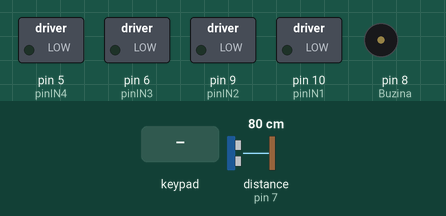
Recording of a sketch running on a simulated Arduino Uno, built with avr-gcc and run on an emulated ATmega328P. Parts: switched loads named in the sketch (green lamp = pin HIGH), buzzer (waves = sounding, pin HIGH). The inputs (shaded band) are chosen by the test bench; at power-on: distance to the obstacle (sensor on pin 7) 80 cm. The echo pulse lasts 58.3 µs per cm.

Above: at 1.2 s.
1.3 s: key '+' pressed
At 1.55 s:
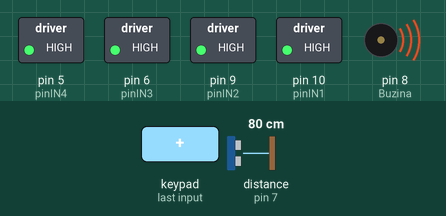
At 2.1 s:
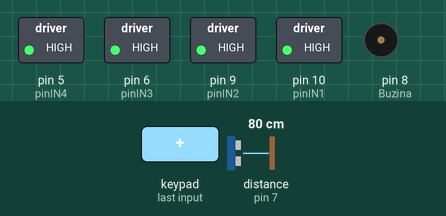
Timing chart, 0 to 4.3 s (numbered marks = the images above; inputs shaded):
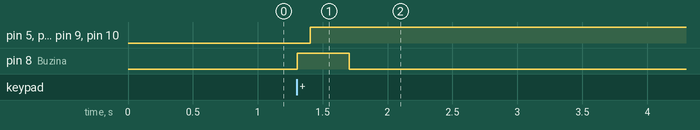

Measured:
- after the input at 1.3 s, pin 5 (pinIN4), pin 6 (pinIN3), pin 9 (pinIN2), pin 10 (pinIN1): LOW → HIGH after 0.10 s; pin 8 (Buzina): LOW → HIGH at once, → LOW 0.40 s later

The sketch:

DemonCarSketch.ino
```cpp
#include <Dabble.h>

//Sensor Sonico
#include <Ultrasonic.h>

//baixe e instale a biblioteca
//https://github.com/MakerHero/Ultrasonic

#define pino_trigger 11
#define pino_echo 7
Ultrasonic ultrasonic(pino_trigger, pino_echo);

//LCD
//#include <Wire.h>
//#include <LiquidCrystal_I2C.h>
//LiquidCrystal_I2C lcd(0x27,20,4);  // set the LCD address to 0x27 for a 16 chars and 2 line display
//#define INCLUDE_TERMINAL_MODULE
//String Serialdata = "";
//bool dataflag = 0;

#define pinIN1 10
#define pinIN2 9
#define pinIN3 6
#define pinIN4 5
#define Buzina 8
#define CUSTOM_SETTINGS
#define INCLUDE_GAMEPAD_MODULE

#define SensorGas A0

//#define Led 7

int StatusLed = 0;

int pDireita  = 100;
int pEsquerda = 100;

boolean SensorON = false;
boolean botaoAntSensor = HIGH;
boolean botaoSensor   = HIGH;


boolean botaoAnt = HIGH;
boolean botao    = HIGH;
boolean botao1 = false;

void setup() {
  pinMode(pinIN1, OUTPUT);
  pinMode(pinIN2, OUTPUT);
  pinMode(pinIN3, OUTPUT);
  pinMode(pinIN4, OUTPUT);
  pinMode(Buzina, OUTPUT);
  pinMode(SensorGas, INPUT);
  //pinMode(Led, OUTPUT);
  Dabble.begin(9600);
  //Serial.begin(9600);


  //LCD
  //lcd.init();
  //lcd.backlight();
  //lcd.setCursor(3,0);
  //lcd.print("Demon Car");
  //Serial.begin(9600);
}


void loop()
{
    Dabble.processInput();

    if (GamePad.isStartPressed())
    {
      botao = 1;
      digitalWrite(Buzina, HIGH);
      delay(100);
      digitalWrite(Buzina, LOW);
    }
    else
    {
      botao = 0;
    }

    if (GamePad.isSquarePressed())
    {
        //StatusLed = !StatusLed;
        //digitalWrite(Led, StatusLed);
    }

    if (botao && (botao != botaoAnt))
    {
      botao1 = !botao1;
    }
    botaoAnt = botao;

    if (botao1)
    {
        digitalWrite(pinIN1, HIGH);
        digitalWrite(pinIN2, HIGH);
        digitalWrite(pinIN3, HIGH);
        digitalWrite(pinIN4, HIGH);
    }
    else
    {
      int CALCULO = GamePad.getAngle();
      CALCULO = CALCULO - 270;

      if (CALCULO < 0)
      {
        CALCULO = CALCULO + 360;
      }

      int pot2 = CALCULO;
      int pot1 = GamePad.getRadius();

      if (GamePad.isTrianglePressed())
      {
        tone(Buzina, 3000, 100);
      }

      //LCD
      /*if (GamePad.isCirclePressed())
      {
        lcd.setCursor(3,0);
        lcd.print("IPHONE LIXO");
      }*/


      if (GamePad.isCirclePressed())
      {
        botaoSensor = 1;
        tone(Buzina, 3000, 500);
      }
      else
      {
        botaoSensor = 0;
      }

      if (botaoSensor && (botaoSensor != botaoAntSensor))
      {
        SensorON = !SensorON;
      }
      botaoAntSensor = botaoSensor;

      if(SensorON == true)
      {
          int AnalogSensorGas = analogRead(SensorGas);
          //Serial.println(AnalogSensorGas);
          if (AnalogSensorGas > 60)
          {
            tone(Buzina, 3000, 100);
          }
      }


      if (pot2 <= 180) {
          //Esquerda
          pDireita  = 100;
          pEsquerda = map(pot2, 180, 0, 100, 0);
          //Serial.println(pot2);
          //Serial.println();
      }
      else {
          //Direita
          pDireita  = map(pot2, 180, 360, 100, 0);
          pEsquerda = 100;
          //Serial.print(pot2);
          //Serial.println();
      }

      if (GamePad.isCrossPressed())
      {
          //inverte os motores
          int velocidade = map(pot1, 0, 7, 0, 255);

          analogWrite(pinIN1, LOW);
          analogWrite(pinIN2, velocidade * pDireita / 100);

          analogWrite(pinIN3, LOW);
          analogWrite(pinIN4, velocidade * pEsquerda / 100);
      }
      else
      {
        //Sensor Sonico
         float cmMsec;
         long microsec = ultrasonic.timing();
         cmMsec = ultrasonic.convert(microsec, Ultrasonic::CM);
         //Serial.print("Distancia em cm: ");
         //Serial.println(cmMsec);

          //Para frente
          if(cmMsec < 25)
          {
            digitalWrite(pinIN1, HIGH);
            digitalWrite(pinIN2, HIGH);
            digitalWrite(pinIN3, HIGH);
            digitalWrite(pinIN4, HIGH);
          }
          else{
            int velocidade = map(pot1, 0, 7, 0, 255);

            analogWrite(pinIN1, velocidade * pDireita / 100);
            analogWrite(pinIN2, LOW);

            analogWrite(pinIN3, velocidade * pEsquerda / 100);
            analogWrite(pinIN4, LOW);
          }
      }
    }
}
```
